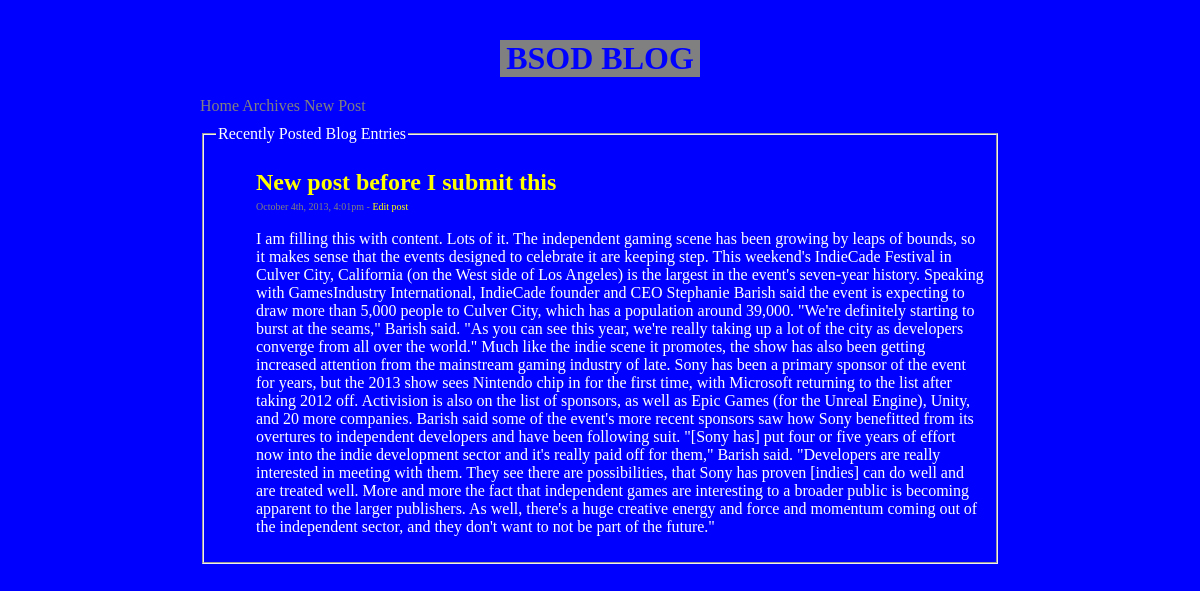
The app's page /fullpost.php?id=28 with its own data.
### tables this page shows
CREATE TABLE IF NOT EXISTS `blog` (
  `id` int(11) NOT NULL AUTO_INCREMENT,
  `date` timestamp NOT NULL DEFAULT CURRENT_TIMESTAMP,
  `title` varchar(255) NOT NULL,
  `content` varchar(10000) NOT NULL,
  PRIMARY KEY (`id`)
);

### fullpost.php (the view, shortened to what this page needs)
<!DOCTYPE html>
<?php
    function get_full_post()
    {
    	require("connect.php");
        $sql="SELECT * FROM blog WHERE id = ('{$_GET["id"]}')";
        $result = $db->query($sql);
        if (isset($_GET["id"]) and is_numeric($_GET["id"]))
     	{
     		$row = $result->fetch_assoc();
            echo "<ul>";
            if ($row == null)
            {
                header("Location: index.php");
            }
            else
            {
       			echo "<li>" . "<h2>" . "<a href='fullpost.php?id={$row["id"]}'>" . $row["title"] . "</a>" . "</h2>" .
                     "<span class='tiny'>" . date_format(date_create($row["date"]), 'F jS\, Y\, g:ia') .
                     " - <a href='editpost.php?id={$row["id"]}'>" . "Edit post" . "</a>" . "</span>" . "<p>" . $row["content"] .
                     "</p>" . "</li>";
            }
            echo "</ul>";
     	}
        else
        {
            header("Location: index.php");
        }
    }
?>
<html xmlns="http://www.w3.org/1999/xhtml" xml:lang="en" lang="en">
     <head>
          <link rel="stylesheet" type="text/css" href="assignment4.css" />
     </head>
   	<body>
   		<div id="topPart">
   			<h1>BSOD BLOG</h1>
   			<div id="neckPart">
   				<a href="index.php">Home</a>
   				<a href="archive.php">Archives</a>
   				<a href="newpost.php">New Post</a>
   			</div>
   		</div>
   		<div id="main">
   			<fieldset>
   				<legend>Recently Posted Blog Entries</legend>
   				<?php get_full_post()?>
   			</fieldset>
   		</div>
   	</body>
</html>

### assignment4.css (style rules this page uses)
body { background-color: blue; color: white; font-family: "Lucida Console"; margin: 0px auto 40px auto; width: 800px; }
h1 { background-color: gray; color: blue; width: 200px; text-align: center; margin: 40px auto 20px auto; }
#neckPart { margin-bottom: 10px; }
#neckPart a { text-decoration: none; color: gray; }
ul li a, ul li a:focus { text-decoration: none; color: yellow; }
h2 { margin-bottom: 0px; }
ul { list-style: none; }
.tiny { color: gray; font-size: 10px; }

### records on screen
blog: title "New post before I submit this", date "October 4th, 2013, 4:01pm", content "I am filling this with content. Lots of it. The independent gaming scene has been growing by leaps of bounds, so it makes sense that the events designed to celebrate it are keeping step. This weekend's IndieCade Festival in Culver City, California (on the West side of Los Angeles) is the largest in the event's seven-year history. Speaking with GamesIndustry International, IndieCade founder and CEO Stephanie Barish said the event is expecting to draw more than 5,000 people to Culver City, which has a population around 39,000. \"We're definitely starting to burst at the seams,\" Barish said. \"As you can see this year, we're really taking up a lot of the city as developers converge from all over…"
